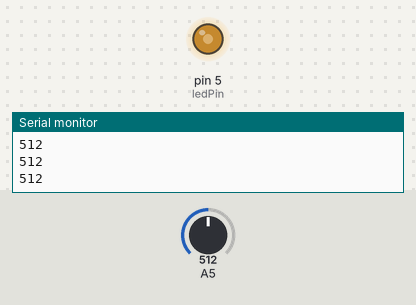
This sketch was run on a simulated Arduino Uno, built with avr-gcc and run on an emulated ATmega328P. On the bench: output pins drawn as LEDs (lit = HIGH), the last lines printed to the serial monitor. Inputs (shaded band) come from the test bench; at power-on: A5 = 512.

Above: at 1.2 s.
1.3 s: A5 set to 716
At 2.5 s:
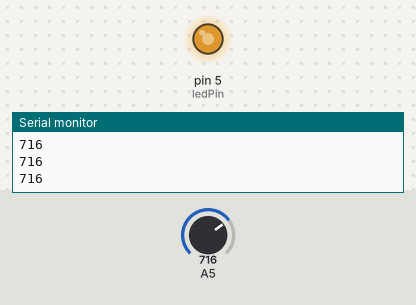
2.8 s: A5 set to 900
At 4.0 s:
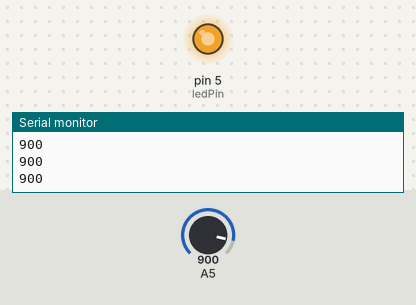
4.3 s: A5 set to 122
At 5.3 s:
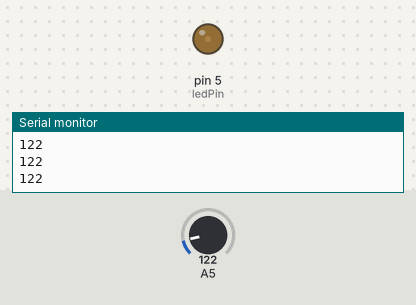
5.8 s: A5 set to 0
At 6.6 s:
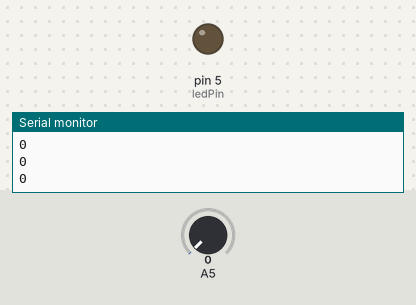
7.3 s: A5 set to 511
At 7.9 s:
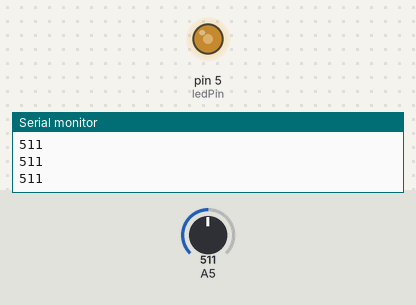
Timing chart, 0 to 9.8 s (numbered marks = the images above; inputs shaded):
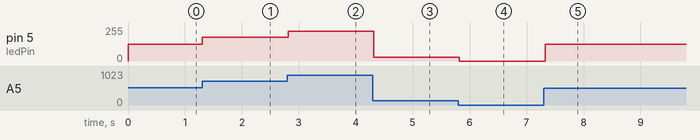

The sketch:

008._AnalogReadToWriteMap.ino
```cpp
// map(value, fromLow, fromHigh, toLow, toHigh)

int ledPin = 5;

void setup() {
  Serial.begin(9600);
  pinMode(ledPin, OUTPUT);
}

void loop() {
  int sensorValue = analogRead(A5);
  Serial.println(sensorValue);
  int mappedValue = map(sensorValue, 0, 1023, 0, 255);

  analogWrite(ledPin, mappedValue);

  delay(100);
}
```

Measured:
- after the input at 1.3 s, pin 5 (ledPin): 127/255 → 178/255 at once
- after the input at 2.8 s, pin 5 (ledPin): 178/255 → 224/255 at once
- after the input at 4.3 s, pin 5 (ledPin): 224/255 → 30/255 at once
- after the input at 5.8 s, pin 5 (ledPin): 30/255 → 0/255 at once
- after the input at 7.3 s, pin 5 (ledPin): 0/255 → 127/255 at once
